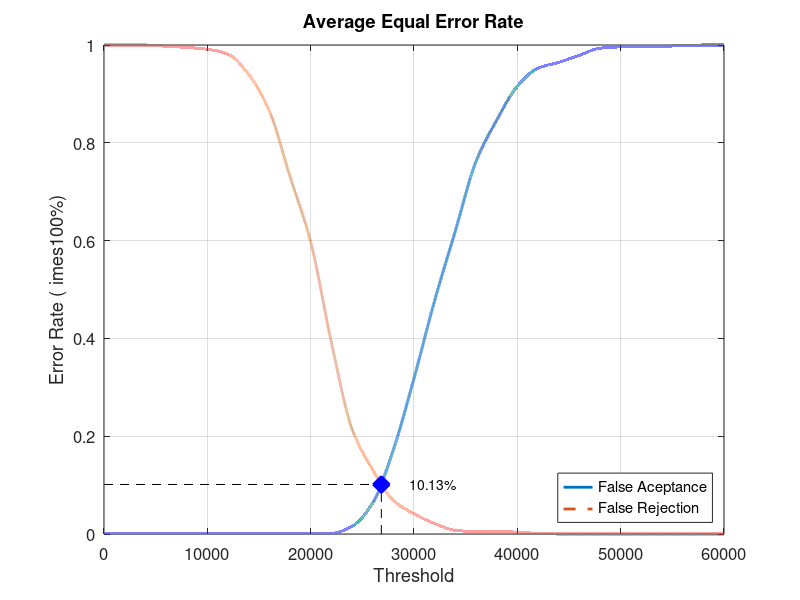
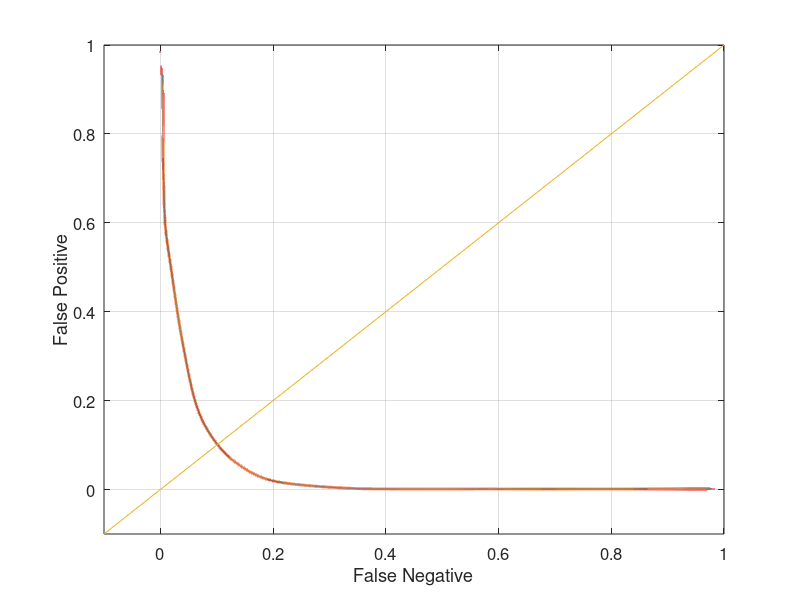

The MATLAB source for these figures, in order:
close all;
clear;
clc;
x = 0:2000:60000;
xq = 0:0.5:60000;

y0 = [0 0.00131579 0.00131579 0.00131579 0.00131579 0.00131579 0.00131579 0.00131579 0.00131579 0.00131579 0.00131579 0.00131579 0.0157895 0.0631579 0.172368 0.318421 0.477632 0.619737 0.761842 0.846053 0.915789 0.952632 0.964474 0.978947 0.993421 0.996053 0.996053 0.997368 0.998684 1 1]
yy0 = interp1(x, y0, xq, 'pchip');
y1 = [1 1 1 0.9975 0.995 0.99125 0.98125 0.94 0.865 0.73125 0.5975 0.3925 0.215 0.13125 0.06875 0.04125 0.02125 0.0075 0.005 0.005 0.00375 0.00125 0 0 0 0 0 0 0 0 0]
yy1 = interp1(x, y1, xq, 'pchip');

% Calculating EER: 
y2 = abs(y0 - y1);
find(y2 == min(y2))
yy2 = abs(yy0 - yy1);
xEER = find(yy2 == min(yy2));
xEERIndex = xq(xEER) % X-axis EER
yEER = yy0(xEER) % Y-axis EER

main = figure
plot(xq, yy0,'-','LineWidth', 2);	hold on
plot(xq, yy1,'--','LineWidth', 2);	hold on
plot([xEERIndex xEERIndex], [0 yEER], 'k--');	hold on
plot([0 xEERIndex], [yEER yEER], 'k--');	hold on
plot(xEERIndex, yEER, 'bx', 'LineWidth', 10);	hold on
text(xEERIndex + 10 * xEERIndex / 100, yEER, [num2str(round((10000 * yEER)) / 100) '%'])
legend('False Aceptance', 'False Rejection', 'Location', 'SouthEast')
xlabel('Threshold')
ylabel('Error Rate (	imes100%)')
title('Average Equal Error Rate')
set(gca, 'FontSize', 12)
axis([0 60000 0 1])
grid on

print(main, 'Experiment1AverageMain', '-dpng');
FNRxFPR = figure('Color', [1 1 1]);
plot(yy1, yy0, '-', yy1, yy0, 'LineWidth', 2);
hold on
y = -0.1:0.1:1
plot(y, y); 
set(gca, 'FontSize', 12)
xlabel('False Negative')
ylabel('False Positive')
axis([-0.1 1 -0.1 1])
set(gca, 'FontSize', 12)
grid on

print(FNRxFPR, 'Experiment1AverageFNRxFPR','-dpng');
